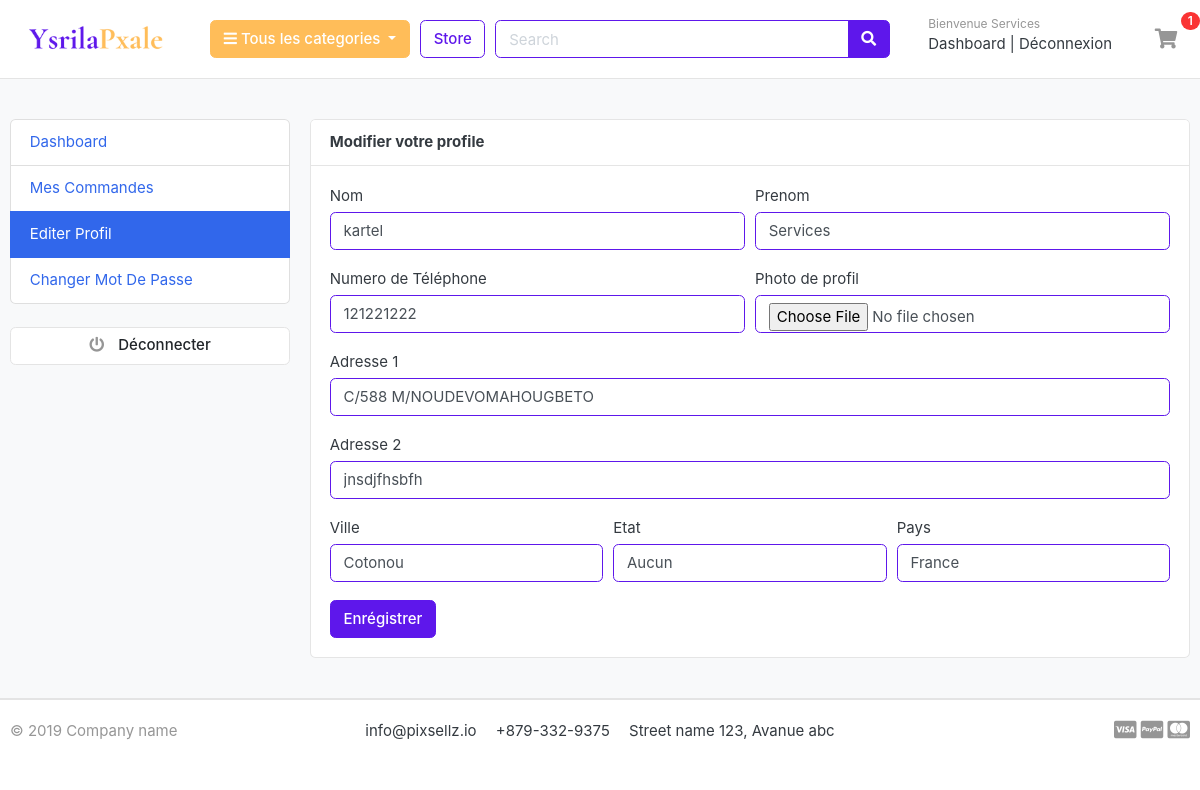
The app's page /accounts/edit_profile/ (signed in) with its own data.
### accounts/models.py (models this page shows, shortened)
class Account(AbstractBaseUser):
	nom = models.CharField(max_length=50)
	prenom = models.CharField(max_length=50)
	username = models.CharField(max_length=50, unique=True)
	email = models.EmailField(max_length=100, unique=True)
	phone_number = models.CharField(max_length=50)
	date_joined = models.DateTimeField(auto_now_add=True)
	last_login = models.DateTimeField(auto_now_add=True)
	is_admin = models.BooleanField(default=False)
	is_active = models.BooleanField(default=False)
	is_superadmin = models.BooleanField(default=False)
	is_staff = models.BooleanField(default=False)
	USERNAME_FIELD = 'email'
	REQUIRED_FIELDS = ['username', 'nom', 'prenom']
	objects = MyAccountManager()

class UserProfile(models.Model):
	user = models.OneToOneField(Account, on_delete=models.CASCADE)
	address_line_1 = models.CharField(blank=True, max_length=100)
	address_line_2 = models.CharField(blank=True, max_length=100)
	profile_picture = models.ImageField(blank=True, upload_to='userprofile')
	city = models.CharField(blank=True, max_length=20)
	state = models.CharField(blank=True, max_length=20)
	country = models.CharField(blank=True, max_length=20)

### accounts/views.py (the view)
# urls.py: path('edit_profile/', views.edit_profile, name='edit_profile'),
@login_required(login_url='login')
def edit_profile(request):
	userprofile = get_object_or_404(UserProfile, user=request.user)
	if request.method == 'POST':
		user_form = UserForm(request.POST, instance=request.user)
		profile_form = UserProfileForm(request.POST, request.FILES, instance=userprofile)
		if user_form.is_valid() and profile_form.is_valid():
			user_form.save()
			profile_form.save()
			messages.success(request, 'Votre profile est bien mis à jours.')
			return redirect('edit_profile')
	else:
		user_form = UserForm(instance=request.user)
		profile_form = UserProfileForm(instance=userprofile)
	context = {
		'user_form':user_form,
		'profile_form':profile_form,
		'userprofile':userprofile,
	}
	return render(request, 'accounts/edit_profile.html', context)

### accounts/forms.py
class UserForm(forms.ModelForm):
	class Meta:
		model = Account
		fields = ('nom', 'prenom', 'phone_number')
	def __init__(self, *args, **kwargs):
		super(UserForm, self).__init__(*args, **kwargs)
		for field in self.fields:
			self.fields[field].widget.attrs['class'] = 'form-control'

class UserProfileForm(forms.ModelForm):
	profile_picture = forms.ImageField(required=False, error_messages = {'invalid':("Image files only")}, widget=forms.FileInput)
	class Meta:
		model = UserProfile
		fields = ('address_line_1', 'address_line_2', 'city', 'state', 'country', 'profile_picture')
	def __init__(self, *args, **kwargs):
		super(UserProfileForm, self).__init__(*args, **kwargs)
		for field in self.fields:
			self.fields[field].widget.attrs['class'] = 'form-control'

### carts/context_processors.py (called while the page is built)
def counter(request):
	cart_count = 0
	if 'admin' in request.path:
		return {}
	else:
		try:
			cart = Cart.objects.filter(cart_id=_cart_id(request))
			if request.user.is_authenticated:
				cart_items = CartItem.objects.all().filter(user=request.user)
			else:
				cart_items = CartItem.objects.all().filter(cart=cart[:1])
			for cart_item in cart_items:
				cart_count += cart_item.quantity
		except Cart.DoesNotExist:
			cart_count = 0
	return dict(cart_count=cart_count)

### carts/views.py (called while the page is built)
def _cart_id(request):
	cart = request.session.session_key
	if not cart:
		cart = request.session.create()
	return cart

### category/context_processors.py (called while the page is built)
def menu_links(request):
	links = Category.objects.all()
	return dict(links=links)

### category/models.py (called while the page is built)
	def get_url(self):
		return reverse('products_by_category', args=[self.slug])

### templates/accounts/edit_profile.html (shortened to what this page needs)
{%  extends 'base.html' %}
{% block content %}
<section class="section-conten padding-y bg">
<div class="container">
	<div class="row">
	{% include 'includes/dashboard_sidebar.html' %}
	<main class="col-md-9">
		<article class="card">
		<header class="card-header">
			<strong class="d-inline-block mr-3">Modifier votre profile</strong>
		</header>
		<div class="card-body">
			<div class="row">
				<div class="col-md-12">
					<form action="{% url 'edit_profile' %}" method="POST" enctype="multipart/form-data">
						<div class="form-row">
							<div class="form-group col-md-6">
								<label>Nom</label>
								{{user_form.nom}}
							</div>
							<div class="form-group col-md-6">
								<label>Prenom</label>
								{{user_form.prenom}}
							</div>
						</div>
						<div class="form-row">
							<div class="form-group col-md-6">
								<label>Numero de Téléphone</label>
								{{user_form.phone_number}}
							</div>
							<div class="form-group col-md-6">
								<label>Photo de profil</label>
								{{profile_form.profile_picture}}
							</div>
						</div>
						<div class="form-group">
								<label>Adresse 1</label>
								{{profile_form.address_line_1}}
						</div>
						<div class="form-group">
								<label>Adresse 2</label>
								{{profile_form.address_line_2}}
						</div>
						<div class="form-row">
							<div class="form-group col-md-4">
								<label>Ville</label>
								{{profile_form.city}}
						</div>
						<div class="form-group col-md-4">
								<label>Etat</label>
								{{profile_form.state}}
						</div>
						<div class="form-group col-md-4">
								<label>Pays</label>
								{{profile_form.country}}
						</div>
						</div>
						<input type="submit" value="Enrégistrer" class="btn btn-primary">
					</form>
				</div>
			</div>
		</div>
		</article>
	</main>
</div>
</div>
</section>
{% endblock %}

### templates/includes/navbar.html (shortened to what this page needs)
{% load static %}
<header class="section-header">
<section class="header-main border-bottom">
	<div class="container">
<div class="row align-items-center">
	<div class="col-lg-2 col-md-3 col-6">
		<a href="{% url 'home' %}" class="brand-wrap">
			<img class="logo" src="{% static './images/logo.png' %}">
		</a>
	</div>
	<div class="col-lg col-sm col-md col-6 flex-grow-0">
		<div class="category-wrap dropdown d-inline-block float-right">
			<button type="button" class="btn btn-primary dropdown-toggle" data-toggle="dropdown">
				<i class="fa fa-bars"></i> Tous les categories
			</button>
		</div>
	</div>
	<a href="{% url 'store' %}" class="btn btn-outline-primary">Store</a>
	<div class="col-lg  col-md-6 col-sm-12 col">
		<form action="{% url 'search' %}" class="search" method="GET">
			<div class="input-group w-100">
			    <input type="text" class="form-control" style="width:60%;" placeholder="Search" name="keyword">
			    <div class="input-group-append">
			      <button class="btn btn-primary" type="submit">
			        <i class="fa fa-search"></i>
			      </button>
			    </div>
		    </div>
		</form>
	</div>
	<div class="col-lg-3 col-sm-6 col-8 order-2 order-lg-3">
				<div class="d-flex justify-content-end mb-3 mb-lg-0">
					{%  if user.id is None %}
					<div class="widget-header">
						<small class="title text-muted">Bienvenue invité</small>
						<div>
							<a href="{% url 'login' %}">Connexion</a> <span class="dark-transp"> | </span>
							<a href="{% url 'register' %}">S'enregistrer</a>
						</div>
					</div>
					{% else %}
					<div class="widget-header">
						<small class="title text-muted">Bienvenue {{user.prenom}}</small>
						<div>
							<a href="{% url 'dashboard' %}">Dashboard</a> <span class="dark-transp"> | </span>
							<a href="{% url 'logout' %}">Déconnexion</a>
						</div>
					</div>
					{% endif %}
					<a href="{% url 'cart' %}" class="widget-header pl-3 ml-3">
						<div class="icon icon-sm rounded-circle"><i class="fa fa-shopping-cart"></i></div>
						<span class="badge badge-pill badge-danger notify">{{cart_count}}</span>
					</a>
				</div>
			</div>
</div>
	</div>
</section>
</header>

### static/css/ui.css (style rules this page uses)
html { font-family: "Inter", sans-serif; font-size: 15px; }
.icon-xs, .icon-sm, .icon-md, .icon-lg { display: inline-block; text-align: center; flex-shrink: 0; flex-grow: 0; }
.icon-sm { width: 48px; height: 48px; line-height: 48px !important; font-size: 20px; }
.padding-y { padding-top: 40px; padding-bottom: 40px; }
article:after, .form-group:after { display: block; clear: both; content: ""; }
.bg { background-color: #f8f9fa; }
.header-main { position: relative; padding-top: 1rem; padding-bottom: 1rem; }
.brand-wrap .logo, .navbar-brand .logo { margin-right: 7px; max-height: 42px; display: inline-block; }
.widget-header { display: inline-block; vertical-align: middle; position: relative; }
.widget-header a { color: #343a40; }
.widget-header i { color: #969696; }
.widget-header .title { display: block; }
.widget-header .notify { position: absolute; top: -3px; right: -10px; }
.notify { position: absolute; top: -4px; right: -10px; display: inline-block; padding: 0.25em 0.6em; font-size: 12px; line-height: 1; text-align: center; border-radius: 3rem; color: #fff; background-color: #fa3434; }
.btn-primary { color: white; background-color: #5e17eb; border-color: #5e17eb; }
.dropdown-toggle { background-color: #ffbd59; border-color: #ffbd59; color: white; }
.btn-outline-primary { background-color: white; border-color: #5e17eb; color: #5e17eb; }
.form-control { border-color: #5e17eb; }

### records on screen
Account: prenom "Services", nom "kartel", phone_number "121221222"
UserProfile: address_line_1 "C/588 M/NOUDEVOMAHOUGBETO", address_line_2 "jnsdjfhsbfh", city "Cotonou", state "Aucun", country "France"

### other values on screen
{{ cart_count }} "1"
